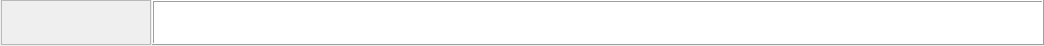
<?xml version="1.0" encoding="UTF-8"?>
<ui version="4.0">
 <class>timelinelayer</class>
 <widget class="QWidget" name="timelinelayer">
  <property name="geometry">
   <rect>
    <x>0</x>
    <y>0</y>
    <width>1044</width>
    <height>46</height>
   </rect>
  </property>
  <property name="sizePolicy">
   <sizepolicy hsizetype="Preferred" vsizetype="Ignored">
    <horstretch>0</horstretch>
    <verstretch>0</verstretch>
   </sizepolicy>
  </property>
  <property name="maximumSize">
   <size>
    <width>16777215</width>
    <height>46</height>
   </size>
  </property>
  <property name="mouseTracking">
   <bool>true</bool>
  </property>
  <property name="focusPolicy">
   <enum>Qt::ClickFocus</enum>
  </property>
  <property name="contextMenuPolicy">
   <enum>Qt::NoContextMenu</enum>
  </property>
  <property name="windowTitle">
   <string>Form</string>
  </property>
  <property name="autoFillBackground">
   <bool>false</bool>
  </property>
  <layout class="QHBoxLayout" name="horizontalLayout_2" stretch="2,12">
   <property name="spacing">
    <number>1</number>
   </property>
   <property name="leftMargin">
    <number>1</number>
   </property>
   <property name="topMargin">
    <number>0</number>
   </property>
   <property name="rightMargin">
    <number>0</number>
   </property>
   <property name="bottomMargin">
    <number>1</number>
   </property>
   <item>
    <widget class="QFrame" name="layerInfo">
     <property name="sizePolicy">
      <sizepolicy hsizetype="Fixed" vsizetype="Preferred">
       <horstretch>0</horstretch>
       <verstretch>0</verstretch>
      </sizepolicy>
     </property>
     <property name="minimumSize">
      <size>
       <width>150</width>
       <height>0</height>
      </size>
     </property>
     <property name="maximumSize">
      <size>
       <width>150</width>
       <height>45</height>
      </size>
     </property>
     <property name="frameShape">
      <enum>QFrame::StyledPanel</enum>
     </property>
     <property name="frameShadow">
      <enum>QFrame::Raised</enum>
     </property>
     <layout class="QHBoxLayout" name="layerInfoLayout" stretch="8,1,1">
      <property name="spacing">
       <number>1</number>
      </property>
      <property name="leftMargin">
       <number>2</number>
      </property>
      <property name="topMargin">
       <number>0</number>
      </property>
      <property name="rightMargin">
       <number>2</number>
      </property>
      <property name="bottomMargin">
       <number>0</number>
      </property>
      <item>
       <widget class="EditableLabelWidget" name="stackedWidget">
        <property name="frameShape">
         <enum>QFrame::NoFrame</enum>
        </property>
        <widget class="QWidget" name="page"/>
        <widget class="QWidget" name="page_2"/>
       </widget>
      </item>
      <item>
       <spacer name="leftSpacer">
        <property name="orientation">
         <enum>Qt::Horizontal</enum>
        </property>
        <property name="sizeType">
         <enum>QSizePolicy::Expanding</enum>
        </property>
        <property name="sizeHint" stdset="0">
         <size>
          <width>12</width>
          <height>17</height>
         </size>
        </property>
       </spacer>
      </item>
      <item>
       <widget class="QPushButton" name="visibilityButton">
        <property name="maximumSize">
         <size>
          <width>20</width>
          <height>20</height>
         </size>
        </property>
        <property name="focusPolicy">
         <enum>Qt::ClickFocus</enum>
        </property>
        <property name="text">
         <string/>
        </property>
        <property name="icon">
         <iconset resource="resources.qrc">
          <normaloff>:/resources/eye.png</normaloff>:/resources/eye.png</iconset>
        </property>
        <property name="flat">
         <bool>true</bool>
        </property>
       </widget>
      </item>
     </layout>
    </widget>
   </item>
   <item>
    <widget class="QGraphicsView" name="timeline">
     <property name="maximumSize">
      <size>
       <width>16777215</width>
       <height>45</height>
      </size>
     </property>
     <property name="frameShape">
      <enum>QFrame::Box</enum>
     </property>
     <property name="frameShadow">
      <enum>QFrame::Raised</enum>
     </property>
    </widget>
   </item>
  </layout>
 </widget>
 <customwidgets>
  <customwidget>
   <class>EditableLabelWidget</class>
   <extends>QStackedWidget</extends>
   <header location="global">EditableLabelWidget.hpp</header>
   <container>1</container>
  </customwidget>
 </customwidgets>
 <resources>
  <include location="resources.qrc"/>
 </resources>
 <connections/>
</ui>
